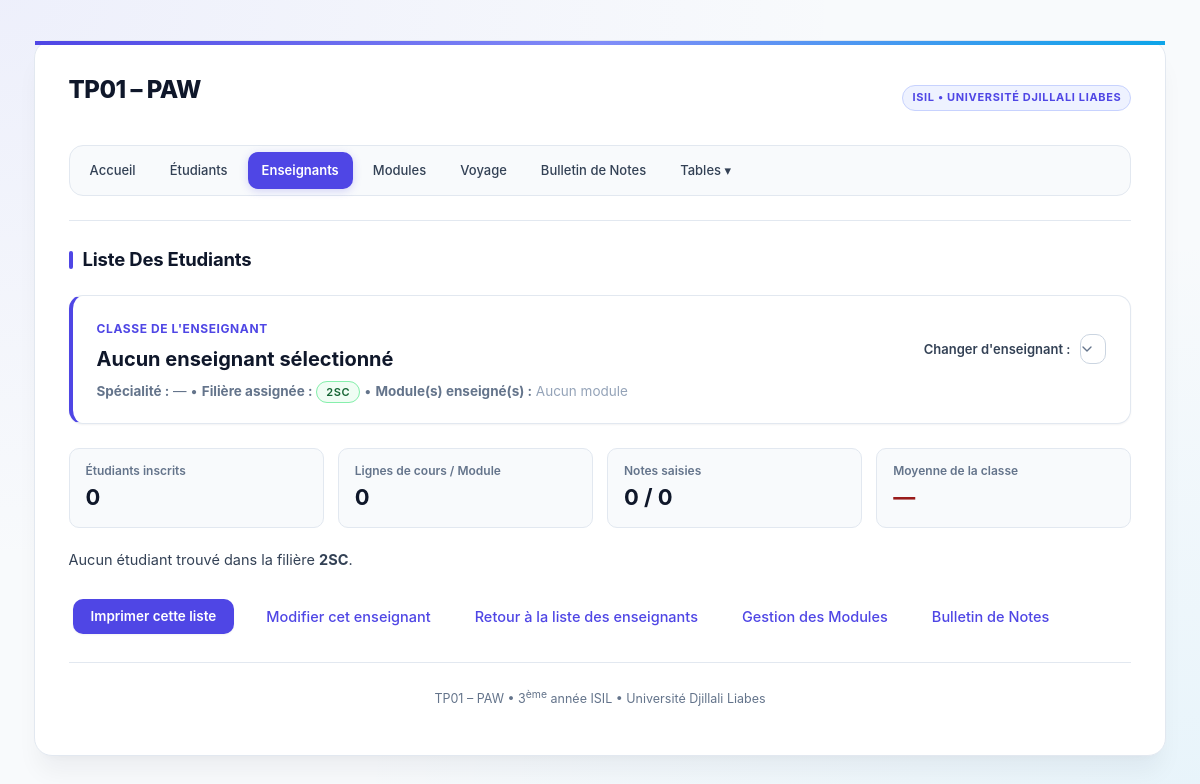
The app's page /enseignant/etudiants.php?filiere=2SC, older data.
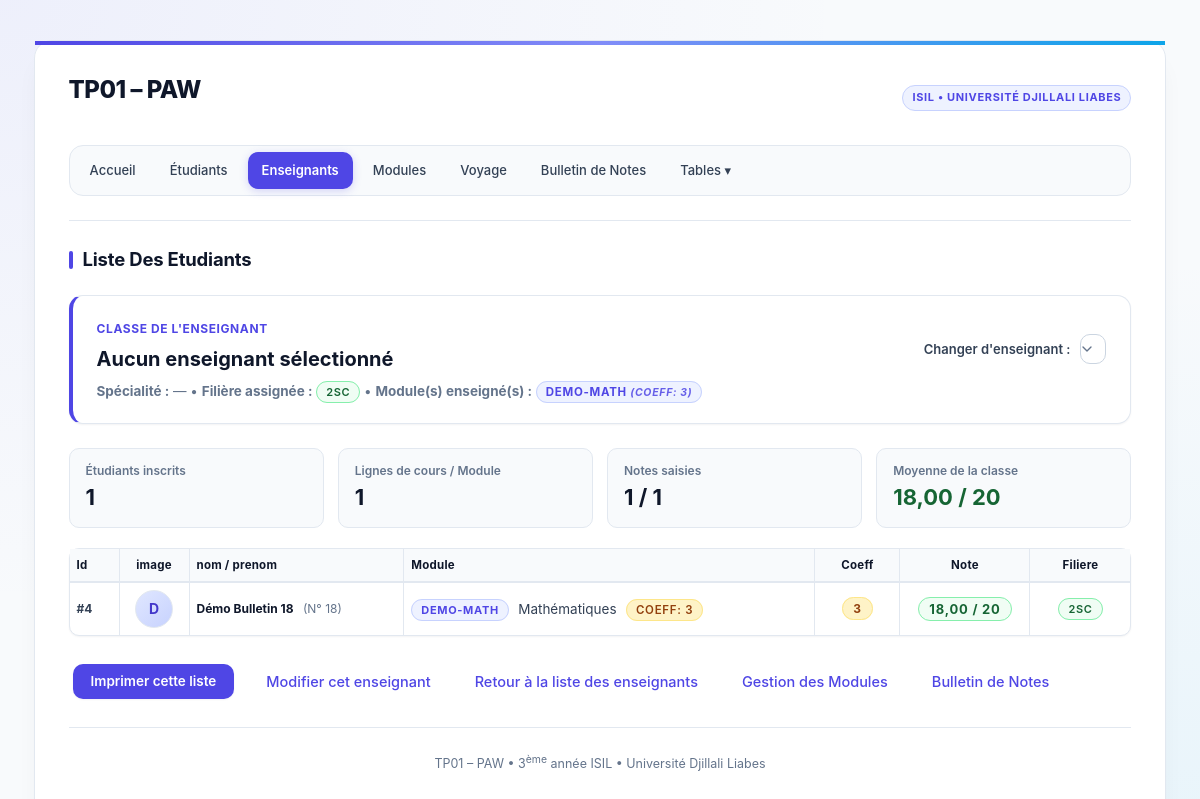
The same page, newer data.
### tables this page shows
CREATE TABLE IF NOT EXISTS personne (
  id               INT AUTO_INCREMENT PRIMARY KEY,
  numero           VARCHAR(10)  NOT NULL,
  civilite         VARCHAR(15)  NOT NULL,
  nom_prenom       VARCHAR(80)  NOT NULL,
  adresse          VARCHAR(150) NOT NULL,
  code_postal      VARCHAR(10)  NOT NULL,
  localite         VARCHAR(60)  NOT NULL,
  pays             VARCHAR(40)  NOT NULL,
  plateformes      VARCHAR(100) DEFAULT '',
  applications     VARCHAR(255) DEFAULT '',
  transport        VARCHAR(20)  NOT NULL DEFAULT '',
  sport            VARCHAR(40)  NOT NULL DEFAULT '',
  activites        VARCHAR(100) NOT NULL DEFAULT '',
  modules          VARCHAR(100) NOT NULL DEFAULT '',
  groupe_sanguin   VARCHAR(10)  NOT NULL DEFAULT '',
  modele_voiture   VARCHAR(150) NOT NULL DEFAULT '',
  filiere          VARCHAR(30)  NOT NULL DEFAULT '',
  nationalite_code VARCHAR(3)   NOT NULL,
  photo            VARCHAR(100) DEFAULT NULL,
   
  CONSTRAINT fk_personne_nationalite
    FOREIGN KEY (nationalite_code) REFERENCES nationalite(code)
    ON UPDATE CASCADE ON DELETE RESTRICT
);

CREATE TABLE IF NOT EXISTS module (
  id             INT AUTO_INCREMENT PRIMARY KEY,
  code_module    VARCHAR(20)  NOT NULL,
  designation    VARCHAR(100) NOT NULL,
  coefficient    INT          NOT NULL DEFAULT 1,
  volume_horaire INT          NOT NULL DEFAULT 0,
  filiere        VARCHAR(50)  NOT NULL
);

### includes/fonctions.php (called while the page is built, shortened)
<?php
function h($texte): string
{
    return htmlspecialchars((string)$texte, ENT_QUOTES, 'UTF-8');
}

### enseignant/etudiants.php (the view, shortened to what the changed rows need)
<?php
require_once __DIR__ . '/../config/database.php';
require_once __DIR__ . '/../includes/fonctions.php';
$idParam        = isset($_GET['id']) ? (int)$_GET['id'] : (isset($_GET['enseignant_id']) ? (int)$_GET['enseignant_id'] : 0);
$filiereParam   = trim((string)($_GET['filiere'] ?? ''));
$enseignant = null;
$filiere = $filiereParam !== '' ? $filiereParam : ($enseignant['filiere'] ?? '');
$activeModules = [];
if (empty($activeModules) && !empty($filiere)) {
    $stmtMods = $pdo->prepare("SELECT id, code_module, designation, coefficient, filiere FROM module WHERE filiere = :filiere ORDER BY code_module ASC");
    $stmtMods->execute([':filiere' => $filiere]);
    $activeModules = $stmtMods->fetchAll();
}
$displayedModules = $activeModules;
$etudiants = [];
$moduleIds = array_column($activeModules, 'id');
if (!empty($filiere)) {
    if (!empty($moduleIds)) {
        $inIds = implode(',', array_map('intval', $moduleIds));
        $sql = "SELECT DISTINCT p.id, p.numero, p.civilite, p.nom_prenom, p.filiere, p.photo
                FROM personne p
                LEFT JOIN note n ON n.etudiant_id = p.id
                WHERE p.filiere = :filiere OR (n.module_id IN ($inIds) AND :filiere2 != '')
                ORDER BY p.nom_prenom ASC";
        $stmt = $pdo->prepare($sql);
        $stmt->execute([
            ':filiere'  => $filiere,
            ':filiere2' => $filiere,
        ]);
    } else {
        $stmt = $pdo->prepare("SELECT id, numero, civilite, nom_prenom, filiere, photo FROM personne WHERE filiere = :filiere ORDER BY nom_prenom ASC");
        $stmt->execute([':filiere' => $filiere]);
    }
    $etudiants = $stmt->fetchAll();
}
$notesMap = [];
if (!empty($etudiants) && !empty($moduleIds)) {
    $eids = implode(',', array_map('intval', array_column($etudiants, 'id')));
    $mids = implode(',', array_map('intval', $moduleIds));
    $stmtNotes = $pdo->query("SELECT etudiant_id, module_id, note FROM note WHERE etudiant_id IN ($eids) AND module_id IN ($mids)");
    while ($row = $stmtNotes->fetch()) {
        $notesMap[$row['etudiant_id'] . '_' . $row['module_id']] = (float)$row['note'];
    }
}
$lignesTableau = [];
$sommeNotes = 0;
$nbNotes = 0;
foreach ($etudiants as $etd) {
    if (empty($displayedModules)) {
        $lignesTableau[] = [
            'id'                 => $etd['id'],
            'numero'             => $etd['numero'],
            'photo'              => $etd['photo'],
            'nom_prenom'         => $etd['nom_prenom'],
            'module_id'          => null,
            'module_code'        => '—',
            'module_designation' => 'Aucun module assigné',
            'coefficient'        => null,
            'note'               => null,
            'filiere'            => $etd['filiere'],
        ];
    } else {
        foreach ($displayedModules as $mod) {
            $key = $etd['id'] . '_' . $mod['id'];
            $note = array_key_exists($key, $notesMap) ? $notesMap[$key] : null;
            $coeff = isset($mod['coefficient']) ? (int)$mod['coefficient'] : 1;
            if ($note !== null) {
                $sommeNotes += $note;
                $nbNotes++;
            }
            $lignesTableau[] = [
                'id'                 => $etd['id'],
                'numero'             => $etd['numero'],
                'photo'              => $etd['photo'],
                'nom_prenom'         => $etd['nom_prenom'],
                'module_id'          => $mod['id'],
                'module_code'        => $mod['code_module'],
                'module_designation' => $mod['designation'],
                'coefficient'        => $coeff,
                'note'               => $note,
                'filiere'            => $etd['filiere'],
            ];
        }
    }
}
$moyenneClasse = $nbNotes > 0 ? round($sommeNotes / $nbNotes, 2) : null;
require __DIR__ . '/../includes/header.php';
?>
<div class="teacher-class-card" style="background:#ffffff; border:1px solid var(--border-light); border-left:4px solid var(--primary); border-radius:var(--radius-lg); padding:20px 24px; margin-bottom:24px; box-shadow:var(--shadow-sm);">
    <div style="display:flex; flex-wrap:wrap; justify-content:space-between; align-items:center; gap:16px;">
        <div>
            <p style="margin:0; color:var(--text-muted); font-size:13.5px;">
                <strong>Spécialité :</strong> <?= $enseignant ? h($enseignant['specialite']) : '—' ?> &bull;
                <strong>Filière assignée :</strong>
                <?php if (!empty($filiere)): ?>
                    <span class="brand-badge" style="background:#f0fdf4; color:#166534; border-color:#86efac; font-weight:600;"><?= h($filiere) ?></span>
                <?php else: ?>
                    <span style="color:var(--text-light);">Non renseignée</span>
                <?php endif; ?>
                &bull;
                <strong>Module(s) enseigné(s) :</strong>
                <?php if (!empty($activeModules)): ?>
                    <?php foreach ($activeModules as $am): ?>
                        <span class="brand-badge" style="background:#eef2ff; color:#4f46e5; border-color:#c7d2fe; font-size:11.5px;">
                            <?= h($am['code_module']) ?> <em style="font-size:10.5px; opacity:0.85;">(Coeff: <?= h($am['coefficient']) ?>)</em>
                        </span>
                    <?php endforeach; ?>
                <?php else: ?>
                    <span style="color:var(--text-light);">Aucun module</span>
                <?php endif; ?>
            </p>
        </div>
    </div>
</div>
<div style="display:grid; grid-template-columns:repeat(auto-fit, minmax(200px, 1fr)); gap:14px; margin-bottom:20px;">
    <div style="background:#f8fafc; border:1px solid var(--border-light); border-radius:var(--radius-md); padding:12px 16px;">
        <div style="font-size:12px; color:var(--text-muted); font-weight:600;">Étudiants inscrits</div>
        <div style="font-size:22px; font-weight:700; color:var(--text-heading);"><?= count($etudiants) ?></div>
    </div>
    <div style="background:#f8fafc; border:1px solid var(--border-light); border-radius:var(--radius-md); padding:12px 16px;">
        <div style="font-size:12px; color:var(--text-muted); font-weight:600;">Lignes de cours / Module</div>
        <div style="font-size:22px; font-weight:700; color:var(--text-heading);"><?= count($lignesTableau) ?></div>
    </div>
    <div style="background:#f8fafc; border:1px solid var(--border-light); border-radius:var(--radius-md); padding:12px 16px;">
        <div style="font-size:12px; color:var(--text-muted); font-weight:600;">Notes saisies</div>
        <div style="font-size:22px; font-weight:700; color:var(--text-heading);"><?= $nbNotes ?> / <?= count($lignesTableau) ?></div>
    </div>
    <div style="background:#f8fafc; border:1px solid var(--border-light); border-radius:var(--radius-md); padding:12px 16px;">
        <div style="font-size:12px; color:var(--text-muted); font-weight:600;">Moyenne de la classe</div>
        <div style="font-size:22px; font-weight:700; color:<?= ($moyenneClasse !== null && $moyenneClasse >= 10) ? '#166534' : '#991b1b' ?>;">
            <?= $moyenneClasse !== null ? number_format($moyenneClasse, 2, ',', ' ') . ' / 20' : '—' ?>
        </div>
    </div>
</div>
<?php if (empty($filiere)): ?>
    <div style="background:#fffbeb; border:1px solid #fde68a; color:#92400e; border-radius:var(--radius-md); padding:16px; margin-bottom:20px;">
        <p style="margin:0;"><strong>Attention :</strong> Cet enseignant n'a pas encore de <strong>Filière</strong> assignée. <a href="enseignant.php?id=<?= h($idParam) ?>">Modifier l'enseignant</a> pour lui attribuer une filière et des modules.</p>
    </div>
<?php elseif (empty($lignesTableau)): ?>
    <p>Aucun étudiant trouvé dans la filière <strong><?= h($filiere) ?></strong>.</p>
<?php else: ?>
    <table class="liste">
        <thead>
            <tr>
                <th style="width:50px;">Id</th>
                <th style="width:70px; text-align:center;">image</th>
                <th>nom / prenom</th>
                <th>Module</th>
                <th style="width:85px; text-align:center;">Coeff</th>
                <th style="width:130px; text-align:center;">Note</th>
                <th style="width:100px; text-align:center;">Filiere</th>
            </tr>
        </thead>
        <tbody>
            <?php foreach ($lignesTableau as $row): ?>
                <tr>
                    <td><strong>#<?= h($row['id']) ?></strong></td>
                    <td style="text-align:center;">
                        <?php if (!empty($row['photo']) && file_exists(__DIR__ . '/../uploads/' . $row['photo'])): ?>
                            <img src="../uploads/<?= h($row['photo']) ?>" alt="Photo de <?= h($row['nom_prenom']) ?>" style="width:38px; height:38px; border-radius:50%; object-fit:cover; border:1.5px solid var(--border-light); display:inline-block; vertical-align:middle;">
                        <?php else: ?>
                            <div style="width:38px; height:38px; border-radius:50%; background:linear-gradient(135deg, #e0e7ff 0%, #c7d2fe 100%); color:#4338ca; font-weight:700; font-size:14px; display:inline-flex; align-items:center; justify-content:center; border:1.5px solid var(--border-light); vertical-align:middle;" title="Sans photo">
                                <?= mb_strtoupper(mb_substr($row['nom_prenom'], 0, 1)) ?>
                            </div>
                        <?php endif; ?>
                    </td>
                    <td>
                        <strong style="color:var(--text-heading);"><?= h($row['nom_prenom']) ?></strong>
                        <span style="color:var(--text-muted); font-size:12px; margin-left:6px;">(N° <?= h($row['numero']) ?>)</span>
                    </td>
                    <td>
                        <span class="brand-badge" style="background:#eef2ff; color:#4f46e5; border-color:#c7d2fe; font-weight:700; margin-right:6px;"><?= h($row['module_code']) ?></span>
                        <span style="color:var(--text-body); font-size:13.5px;"><?= h($row['module_designation']) ?></span>
                        <?php if ($row['coefficient'] !== null): ?>
                            <span class="brand-badge" style="background:#fef3c7; color:#92400e; border-color:#fde68a; font-weight:600; font-size:11.5px; margin-left:6px;" title="Coefficient du module">Coeff: <?= h($row['coefficient']) ?></span>
                        <?php endif; ?>
                    </td>
                    <td style="text-align:center;">
                        <?php if ($row['coefficient'] !== null): ?>
                            <span class="brand-badge" style="background:#fef3c7; color:#92400e; border-color:#fde68a; font-weight:700; font-size:12px; padding:3px 10px;" title="Coefficient du module">
                                <?= h($row['coefficient']) ?>
                            </span>
                        <?php else: ?>
                            <span style="color:var(--text-light);">—</span>
                        <?php endif; ?>
                    </td>
                    <td style="text-align:center;">
                        <?php if ($row['note'] !== null): ?>
                            <?php $isAdmis = $row['note'] >= 10; ?>
                            <span class="brand-badge" style="background:<?= $isAdmis ? '#f0fdf4' : '#fef2f2' ?>; color:<?= $isAdmis ? '#166534' : '#991b1b' ?>; border-color:<?= $isAdmis ? '#86efac' : '#fca5a5' ?>; font-weight:700; font-size:13px; padding:3px 10px;">
                                <?= number_format($row['note'], 2, ',', ' ') ?> / 20
                            </span>
                        <?php endif; ?>
                    </td>
                    <td style="text-align:center;">
                        <span class="brand-badge" style="background:#f0fdf4; color:#166534; border-color:#86efac; font-weight:600;"><?= h($row['filiere']) ?></span>
                    </td>
                </tr>
            <?php endforeach; ?>
        </tbody>
    </table>
<?php endif; ?>
<div style="margin-top:24px; display:flex; gap:12px; align-items:center; flex-wrap:wrap;">
    <button type="button" onclick="window.print()" class="btn-print" style="background:var(--primary); color:#ffffff; border:none; padding:8px 18px; border-radius:var(--radius-md); font-weight:600; cursor:pointer;">
    </button>
    <a href="enseignant.php?id=<?= h($idParam) ?>" class="btn-action" style="padding:8px 16px;">Modifier cet enseignant</a>
    <a href="liste.php" class="btn-action" style="padding:8px 16px;">Retour à la liste des enseignants</a>
    <a href="../module/module.php" class="btn-action" style="padding:8px 16px;">Gestion des Modules</a>
    <a href="../bulletin/bulletin.php" class="btn-action" style="padding:8px 16px;">Bulletin de Notes</a>
</div>
<?php require __DIR__ . '/../includes/footer.php'; ?>

Row changes from the older to the newer data that the page shows:
added personne: filiere "2SC"
added module: code_module "DEMO-MATH", coefficient "3", id "4", nom_prenom "D", nom_prenom "Démo Bulletin 18", numero "18", designation "Mathématiques", note "18,00", filiere "2SC"
Text that changed along with them:
count($etudiants): "0" → "1"
count($lignesTableau): "0" → "1"
$nbNotes: "0" → "1"
$moyenneClasse: (not shown) → "18,00"
$filiere: "2SC" → (not shown)
text no longer shown: "Aucun module — Aucun étudiant trouvé dans la filière ."
text now shown: "/ 20 Id image nom / prenom Module Coeff Note Filiere"
